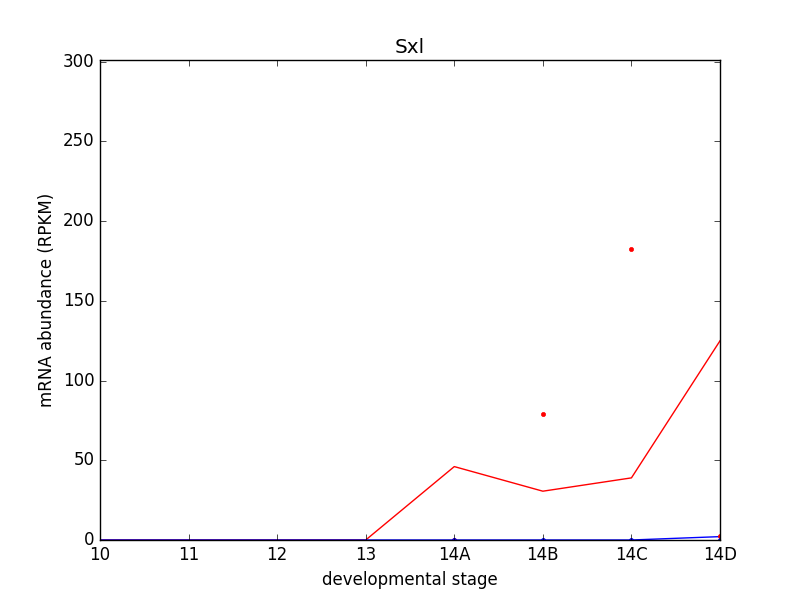

Source code (Python):
#!/usr/bin/env python

"""
Usage: ./01-timecourse.py <metadata.csv> <replicates> <ctab.dir>
e.g. ./01-timecourse.py samples.csv replicates.csv ~/data/results/stringtie
"""

import sys
import pandas as pd
import matplotlib.pyplot as plt
import numpy as np

df_meta = pd.read_csv(sys.argv[1])
df_replicates = pd.read_csv(sys.argv[2])
ctab_dir = sys.argv[3]

fem_Sxl = []
male_Sxl = []
fem_Sxl_r = []
male_Sxl_r = []

df_roi_f = df_meta[ "sex" ] == "female"
for sample in df_meta[df_roi_f][ "sample" ]:
    filename_f = ctab_dir + "/" + sample + "/t_data.ctab"
    df_f = pd.read_table(filename_f)

    df_roi_f = df_f["t_name"] == "FBtr0331261"
    fem_Sxl.append(df_f[df_roi_f]["FPKM"].values)
    
df_roi_m = df_meta[ "sex" ] == "male"
for sample in df_meta[df_roi_m]["sample"]:
      filename_m = ctab_dir + "/" + sample + "/t_data.ctab"
      df_m = pd.read_table(filename_m)
      
      df_roi_m = df_m["t_name"] == "FBtr0331261"
      male_Sxl.append(df_m[df_roi_m]["FPKM"].values)

df_roi_fr = df_replicates[ "sex" ] == "female"      
for replicate in df_replicates[df_roi_fr][ "sample" ]:
    filename_fr = ctab_dir + "/" + replicate + "/t_data.ctab"
    df_fr = pd.read_table(filename_fr)
    
    df_roi_fr = df_fr["t_name"] == "FBtr0331261"
    fem_Sxl_r.append(df_fr[df_roi_fr]["FPKM"].values)

df_roi_mr = df_replicates[ "sex" ] == "male"      
for replicate in df_replicates[df_roi_mr][ "sample" ]:
    filename_mr = ctab_dir + "/" + replicate + "/t_data.ctab"
    df_mr = pd.read_table(filename_mr)
    
    df_roi_mr = df_mr["t_name"] == "FBtr0331261"
    male_Sxl_r.append(df_mr[df_roi_mr]["FPKM"].values)

x_axis = ["10", "11", "12", "13", "14A", "14B", "14C", "14D"]
# y_axis = ["0", "50", "100", "150", "200", "250", "300"]

x = np.array([0, 1, 2, 3, 4, 5, 6, 7])
y = np.arange(0, 301, 50)
# y = np.array([0, 50, 150, 200, 250, 300])
plt.figure()
plt.xticks(x, x_axis)
plt.yticks(y)
plt.ylim(0, 301)
# axes = plt.gca()
# plt.axes.set_ylim([0, 300])
plt.plot(fem_Sxl, 'r-')
plt.plot(male_Sxl, 'b-')
plt.plot([4,5,6,7], fem_Sxl_r, 'r.')
plt.plot([4,5,6,7], male_Sxl_r, 'b.')
plt.ylabel("mRNA abundance (RPKM)")
plt.xlabel("developmental stage")
plt.title("Sxl")

plt.savefig("homework1.png")
plt.close()